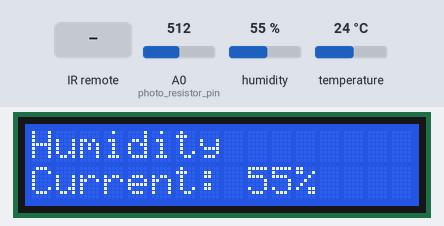
Bench run of a sketch on a simulated Arduino Uno, built with avr-gcc and run on an emulated ATmega328P. Shown: 16×2 character LCD. The inputs (shaded band) are chosen by the test bench; at power-on: A0 (photo_resistor_pin) = 512, humidity 55 %, temperature 24 °C.

Above: at 1.2 s.
1.3 s: infrared code 0xFF18E7 received
At 2.4 s:
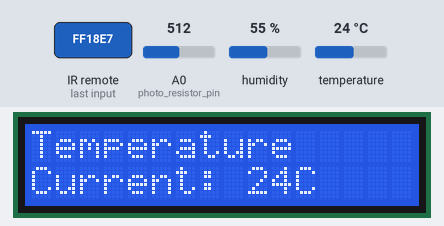
3.0 s: infrared code 0xFF7A85 received
At 3.9 s:
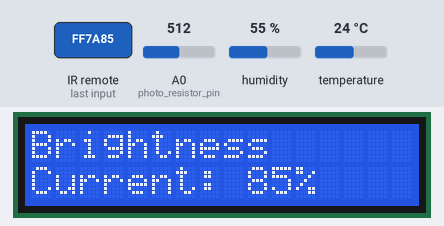
4.7 s: infrared code 0xFF38C7 received
At 5.4 s:
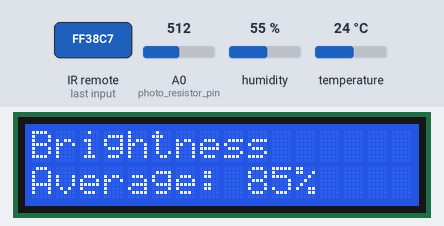
6.4 s: infrared code 0xFF30CF received
At 7.8 s:
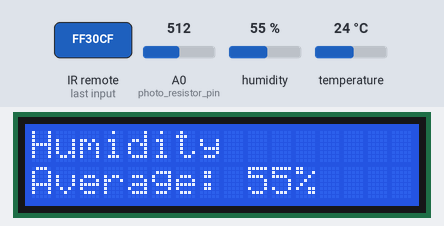
8.1 s: infrared code 0xFF5AA5 received
At 9.5 s:
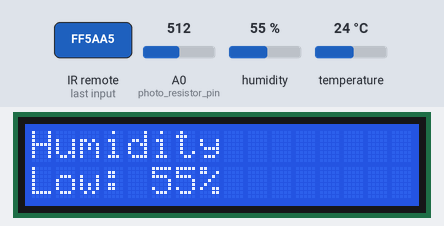
9.8 s: infrared code 0xFF42BD received
At 10.8 s:
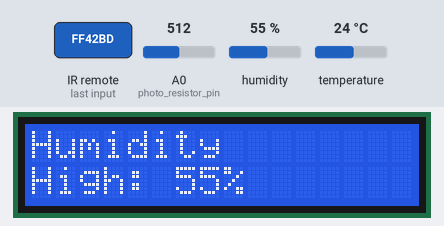
Timing chart, 0 to 12.5 s (numbered marks = the images above; inputs shaded):
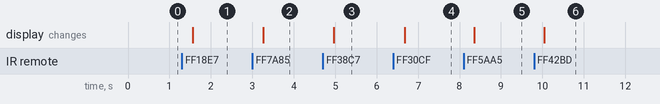

The sketch:

ArduinoWeatherStation.ino
```cpp
#include "DHT.h" // By Adafruit
#include <IRremote.h> // By Shirriff
#include <LiquidCrystal.h> // By Arduino

// Pin variables
const int receiver_pin = 4;
const int dht11_pin = 2;
const int photo_resistor_pin = A0;
const int sample_delay = 30 * 60 * 1000; // 1800000 milliseconds or 30 minutes
// Initialize LiquidCrystal with the interface pins
LiquidCrystal lcd(7, 8, 9, 10, 11, 12);

// Initialize IR remote receiver with the interface pin
IRrecv irrecv(receiver_pin);
decode_results results;

// Weather station variables
int current_temp = 0;
int current_hum = 0;
int current_brightness = 0;
int current_button = 16724175;
int current_weather_type = 1;
int current_weather_value = 4;
int sample_temp[12] = {};
int sample_hum[12] = {};
int sample_brightness[12] = {};
int current_sample_iteration = 0;
unsigned long last_sample;
boolean button_change = true;
DHT dht = DHT(dht11_pin, DHT11);

void setup() {
  // Start the IR receiver
  irrecv.enableIRIn();
  // Setup the LCD's columns and rows
  lcd.begin(16, 2);
  // Set default sample update. Note: we must wait a bit otherwise
  // we get values of zero so we need to let the sensors prepare.
  last_sample = -sample_delay + 2000;
}

void loop() {
  // When the allotted time has expired
  if(millis() - last_sample > sample_delay) {
    // Sample the temperature, humidity, and brightness
    int temp = read_temperature(current_temp);
    int hum = read_humidity(current_hum);
    int brightness = read_brightness();

    // When we have 12 or more samples
    if(current_sample_iteration >= 11) {
      // Shift all samples by 1 (effectively replacing samples)
      for(int i = 0; i < current_sample_iteration-1; i++) {
        sample_hum[i] = sample_hum[i+1];
        sample_temp[i] = sample_temp[i+1];
        sample_brightness[i] = sample_brightness[i+1];
      }
    } else { // Otherwise, we need more samples
      // Add sample to sampling set
      sample_hum[current_sample_iteration] = hum;
      sample_temp[current_sample_iteration] = temp;
      sample_brightness[current_sample_iteration] = brightness;
      // Until we have 12 samples, we need to keep track of how many we have
      current_sample_iteration++;
    }

    // Update the last sample so we have to wait for the next sampling
    last_sample = millis();
  }

  // Get current temperature, humidity, and brightness
  current_temp = read_temperature(current_temp);
  current_hum = read_humidity(current_hum);
  current_brightness = read_brightness();

  // When we get a valid IR remote result
  if (irrecv.decode(&results)) {
    // Save the current button for later
    current_button = results.value;
    // Wait to prevent repeat reads
    delay(200);
    // A new option might have been selected
    button_change = true;
    // Get ready to receive the next value
    irrecv.resume();
  }

  // Update selected options
  update_weather_options();
  // Update the options displayed
  update_lcd_display();

  delay(100);
}

// Read and return temperature
int read_temperature(int temp) {
  // When we read a valid temperature
  if(!isnan(dht.readTemperature())) {
    // Set the new temperature
    temp = (int)dht.readTemperature();
  }
  return temp;
}

// Read and return humidity
int read_humidity(int hum) {
  // When we read a valid humidity
  if(!isnan(dht.readHumidity())) {
    // Set the new humidity
    hum = (int)dht.readHumidity();
  }
  return hum;
}

// Read and return brightness
int read_brightness() {
  // Get brightness
  int brightness = analogRead(photo_resistor_pin);
  // Map from a resisted analog value to a percentage
  brightness = map(brightness, 0, 600, 0, 100);
  return brightness;
}

// Set the weather options
void update_weather_options() {
  if(button_change) {
    // Map the IR button press to a type and value
    switch (current_button) {
      case 16724175: // Button 1
        current_weather_type = 1;
        break;
      case 16718055: // Button 2
        current_weather_type = 2;
        break;
      case 16743045: // Button 3
        current_weather_type = 3;
        break;
      case 16716015: // Button 4
        current_weather_value = 4;
        break;
      case 16726215: // Button 5
        current_weather_value = 5;
        break;
      case 16734885: // Button 6
        current_weather_value = 6;
        break;
      case 16728765: // Button 7
        current_weather_value = 7;
        break;
      default:
       // Invalid button pressed (zeros denote error)
       current_weather_type = 0;
       current_weather_value = 0;
       break;
    }
    // Prevent needlessly re-running this switch statement
    button_change = false;
  }
}

// Update the LCD screen to match the selected options
void update_lcd_display() {
    // Clear the LCD screen
    lcd.clear();
    // Set lcd to row 0 for weather type
    lcd.setCursor(0, 0);

    // When we have one invalid button pressed
    if(current_weather_type == 0 && current_weather_value == 0) {
      // Inform user of their error
      lcd.print("Error: select");
      lcd.setCursor(0, 1);
      lcd.print("valid button");
      return;
    // When only the weather type is undefined
    } else if(current_weather_type == 0 && current_weather_value != 0) {
      // Provide a default weather type (humidity)
      current_weather_type = 1;
    // When only the weather value is undefined
    } else if(current_weather_type != 0 && current_weather_value == 0) {
      // Provide a default weather value (current value)
      current_weather_value = 4;
    }

    // Determine the type of weather that will be displayed
    switch(current_weather_type) {
      case 1:
        lcd.print("Humidity");
        break;
      case 2:
        lcd.print("Temperature");
        break;
      case 3:
        lcd.print("Brightness");
        break;
    }

    // Set lcd to row 1 for weather value
    lcd.setCursor(0, 1);

    // Determine the value of the weather that will be displayed
    switch(current_weather_value) {
      case 4: // display current
        lcd.print("Current: ");
        if(current_weather_type == 1) {
          lcd.print(current_hum);
        } else if(current_weather_type == 2) {
          lcd.print(current_temp);
        } else if(current_weather_type == 3) {
          lcd.print(current_brightness);
        }
        break;
      case 5: // display average
        lcd.print("Average: ");
        if(current_weather_type == 1) {
          lcd.print(get_average(sample_hum));
        } else if(current_weather_type == 2) {
          lcd.print(get_average(sample_temp));
        } else if(current_weather_type == 3) {
          lcd.print(get_average(sample_brightness));
        }
        break;
      case 6: // display low
        lcd.print("Low: ");
        if(current_weather_type == 1) {
          lcd.print(get_low(sample_hum));
        } else if(current_weather_type == 2) {
          lcd.print(get_low(sample_temp));
        } else if(current_weather_type == 3) {
          lcd.print(get_low(sample_brightness));
        }
        break;
      case 7: // display high
        lcd.print("High: ");
        if(current_weather_type == 1) {
          lcd.print(get_high(sample_hum));
        } else if(current_weather_type == 2) {
          lcd.print(get_high(sample_temp));
        } else if(current_weather_type == 3) {
          lcd.print(get_high(sample_brightness));
        }
        break;
    }

    // When the weather type is humidity or brightness
    if(current_weather_type == 1 || current_weather_type == 3) {
      lcd.print("%");
    // When the weather type is temperature
    } else if(current_weather_type == 2) {
      lcd.print("C");
    }
}

// Get and return the average of the aquired sampling
int get_average(int array[]) {
  int sum = 0;
  // Get the sum of the sampling
  for(int i = 0; i < current_sample_iteration; i++) {
    sum += array[i];
  }

  // When we have at least one sample
  if(current_sample_iteration > 0) {
    return sum/current_sample_iteration;
  } else { // Otherwise
    // Prevent division by zero and return the current sum
    return sum;
  }
}

// Get and return the lowest of the aquired sampling
int get_low(int array[]) {
  int lowest = array[0];
  for(int i = 0; i < current_sample_iteration; i++) {
    // When we get a new lowest sample
    if(lowest > array[i]) {
      // Update the lowest sample number
      lowest = array[i];
    }
  }
  return lowest;
}

// Get and return the highest of the aquired sampling
int get_high(int array[]) {
  int highest = array[0];
  for(int i = 0; i < current_sample_iteration; i++) {
    // When we get a new highest sample
    if(highest < array[i]) {
      // Update the highest sample number
      highest = array[i];
    }
  }
  return highest;
}
```

Measured:
- after the input at 1.3 s, the display: changes after 0.26 s (image 1)
- after the input at 3.0 s, the display: changes after 0.27 s (image 2)
- after the input at 4.7 s, the display: changes after 0.27 s (image 3)
- after the input at 6.4 s, the display: changes after 0.27 s (image 4)
- after the input at 8.1 s, the display: changes after 0.25 s (image 5)
- after the input at 9.8 s, the display: changes after 0.25 s (image 6)
